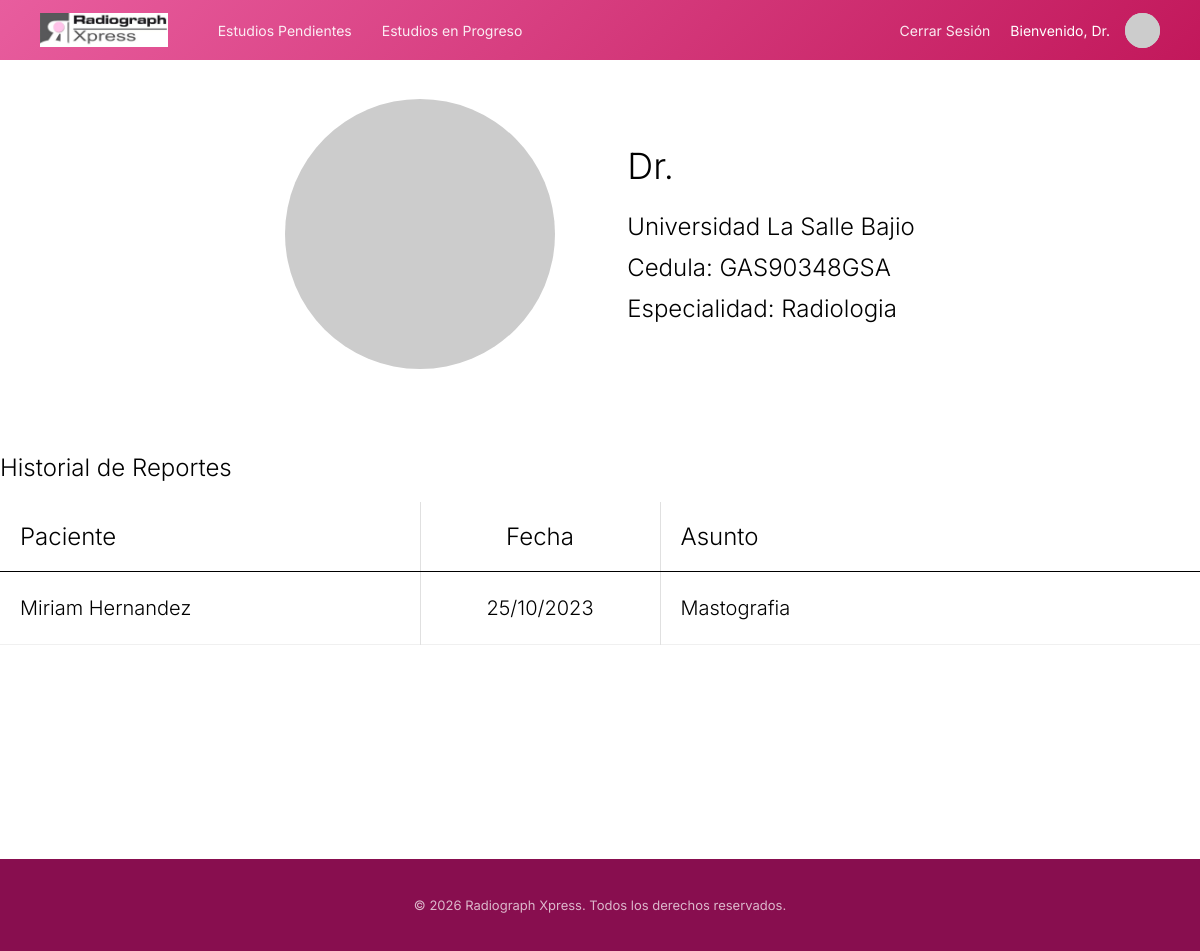
Before: /doctor/doctorProfile/1/ (signed in) with the older database file.
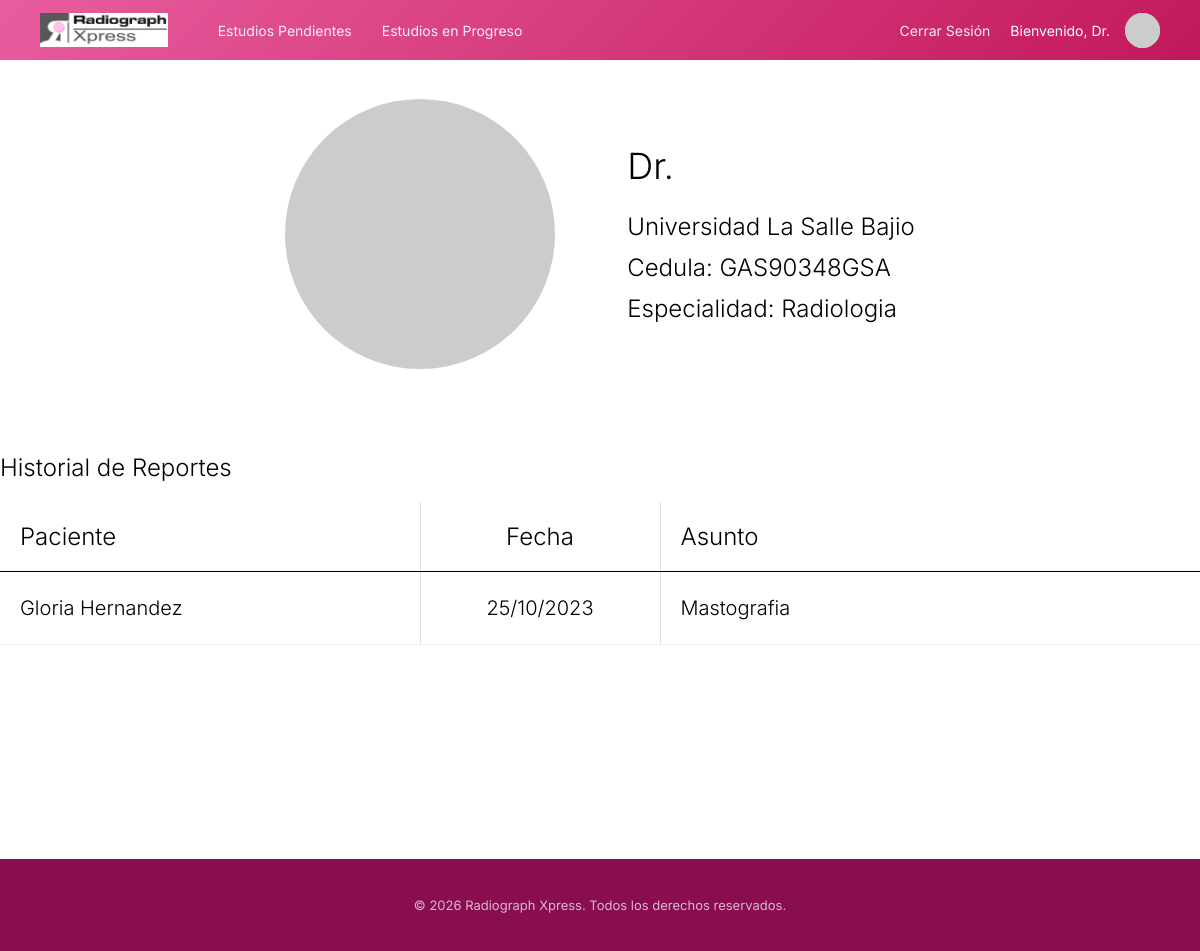
After: the same page with the newer database file.
### core/models.py (models this page shows)
class Study(models.Model):
    id_study = models.AutoField(primary_key=True)
    pacs_url = models.CharField(max_length=100)
    email_sent = models.BooleanField(default=False)
    date = models.DateField()
    id_study_request = models.ForeignKey('assistantDashboard.StudyRequest', on_delete=models.CASCADE)
    id_report = models.ForeignKey('Report', on_delete=models.CASCADE, null=True, blank=True)
    id_patient = models.ForeignKey('patientsDashboard.Patient', on_delete=models.CASCADE)

class Report(models.Model):
    PENDING = 'PEN'
    IN_PROGRESS = 'PRO'
    COMPLETED = 'COM'
    STATUS_CHOICES = [
        (PENDING, 'Pending'),
        (IN_PROGRESS, 'In Progress'),
        (COMPLETED, 'Completed'),
    ]
    id_report = models.AutoField(primary_key=True)
    status = models.CharField(max_length=3, choices=STATUS_CHOICES, default=PENDING)
    about = models.CharField(max_length=200)
    patients_description = models.CharField(max_length=200)
    findings = models.TextField()
    conclusions = models.TextField()
    recommendations = models.TextField()
    date = models.DateField(default=datetime.now)
    password = models.CharField(max_length=18, default="")
    doctor_in_charge = models.ForeignKey('doctorsDashboard.ReportingDoctor', on_delete=models.CASCADE)

### patientsDashboard/models.py (models this page shows, shortened)
class Patient(models.Model):
    MALE = 'M'
    FEMALE = 'F'
    OTHER = 'O'
    GENDER_CHOICES = [
        (MALE, 'Male'),
        (FEMALE, 'Female'),
        (OTHER, 'Other'),
    ]
    user = models.OneToOneField(User, on_delete=models.CASCADE, null=True, related_name='patient_profile')
    id_patient = models.AutoField(primary_key=True)
    address = models.CharField(max_length=100)
    phone = models.CharField(max_length=100)
    gender = models.CharField(max_length=1, choices=GENDER_CHOICES, default=OTHER)
    is_email_verified = models.BooleanField(default=False)
    associated_doctors = models.ManyToManyField('associateDoctorDashboard.AssociateDoctor', related_name='patients')
    @property
    def first_name(self):
        if self.user:
            return self.user.first_name
        return ""
    @property
    def last_name(self):
        if self.user:
            return self.user.last_name
        return ""

### doctorsDashboard/views.py (the view)
# urls.py: path('doctorProfile/<int:pk>/', views.DoctorProfileView.as_view(), name='doctorProfile'),
class DoctorProfileView(DoctorRequiredMixin, DetailView):
    model = ReportingDoctor
    template_name = 'doctorsDashboard/doctor_profile.html'
    context_object_name = 'doctor'
    def get_context_data(self, **kwargs):
        context = super().get_context_data(**kwargs)
        context['history_studies'] = Study.objects.filter(
            id_report__doctor_in_charge=self.object
        ).order_by('-date')
        return context

### core/mixins.py (called while the page is built)
    def test_func(self):
        return self.request.user.groups.filter(name='Doctors').exists()

    def get_context_data(self, **kwargs):
        context = super().get_context_data(**kwargs)
        if hasattr(self.request.user, 'reporting_doctor_profile'):
            context['reporting_doctor'] = self.request.user.reporting_doctor_profile
        return context

### doctorsDashboard/models.py (called while the page is built)
    @property
    def last_name(self):
        if self.user:
            return self.user.last_name
        return ""

### doctorsDashboard/templates/doctorsDashboard/doctor_profile.html (shortened to what this page needs)
{% extends 'doctorsDashboard/base.html' %}
{% load static %}
{% block content %}
<div class="user-profile-page">
    <div class="profile-content">
        <div class="profile-header">
            <img class="doctor-avatar" src="https://placehold.co/270x270"
                alt="Dr. {{ doctor.name }} {{ doctor.last_name }}">
            <div class="doctor-info-container">
                <h2 class="doctor-name">Dr. {{ doctor.name }} {{ doctor.last_name }}</h2>
                <p class="doctor-university">{{ doctor.university }}</p>
                <p class="doctor-license">Cedula: {{ doctor.professional_id }}</p>
                <p class="doctor-license">Especialidad: {{ doctor.specialty }}</p>
            </div>
        </div>
        <div class="history-table-container">
            <h3 style="font-family: 'Inter', sans-serif; font-weight: 300; font-size: 24px; margin-bottom: 20px;">
                Historial de Reportes</h3>
            <table class="history-table">
                <thead>
                    <tr class="history-header">
                        <th class="header-cell patient">Paciente</th>
                        <th class="header-cell date">Fecha</th>
                        <th class="header-cell subject">Asunto</th>
                    </tr>
                </thead>
                <tbody>
                    {% for study in history_studies %}
                    <tr class="history-row" data-href="{% url 'studyDetail' study.id_study %}"
                        onclick="window.location.href=this.dataset.href;">
                        <td class="row-cell patient">{{ study.id_patient.first_name }} {{ study.id_patient.last_name }}</td>
                        <td class="row-cell date">{{ study.date|date:"d/m/Y" }}</td>
                        <td class="row-cell subject">
                            {% if study.id_report %}
                            {{ study.id_report.about }}
                            {% else %}
                            <span style="color: #999;">Sin asunto</span>
                            {% endif %}
                        </td>
                    </tr>
                    {% empty %}
                    <tr>
                        <td colspan="3" class="row-cell" style="text-align: center; color: #999;">No hay historial de
                            reportes.</td>
                    </tr>
                    {% endfor %}
                </tbody>
            </table>
        </div>
    </div>
</div>
{% endblock %}

Changed rows visible on the page:
changed through a linked row, Study "Hernandez": id_patient.first_name "Miriam" → "Gloria"
